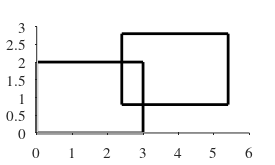

Source code (MATLAB): (Note: this script raises an error after producing the figure.)
% Fig. 1a
clear all
close all

%% Prepare
addpath('.\..\..\src\');

rng(2350);

width = 7;
height = 0.6*width;

LW = 1.5;
FS = 11;

%% Plot
figure(1)
clf;

set(gcf,'Color',[1,1,1]);

% Position plot on the screen for drawing
set(gcf, 'Units', 'centimeters', 'Position', [2 4 width height]);

% Position plot on the paper for printing
set(gcf, 'PaperUnits', 'centimeters', 'PaperPositionMode', 'manual',...
    'PaperSize', [width height], 'PaperPosition', [0 0 width height]);

% Axes
set(gca, 'Box', 'off', 'FontSize', FS, 'FontName', 'Times', 'TickDir', 'out', ...
    'XGrid', 'off',  'YGrid', 'off', 'Layer', 'top', 'DataAspectRatio', [1 1 1]);

hold on

xD = 3;
yD = 2;
offScaleX = 0.8;
offScaleY = 0.4;

rectangle('Position',[offScaleX*xD offScaleY*yD xD yD],'FaceColor','none','EdgeColor','k','LineWidth', 2);
rectangle('Position',[0 0 xD yD],'FaceColor','w','EdgeColor','k','LineWidth', 2);

% Sample
[gridX, gridY, color] = get_sample_positions(4, 6, rng());
draw_sample(xD/2, yD/2, gridX, gridY, 1, color, 0);

% Response bar
cH = opt_inf.basic_confH(4,6,4,4);
draw_responses( offScaleX*xD+xD/2, offScaleY*yD+yD/2, cH, 1.4)

xlim([-0.1 5.5]);
ylim([-0.1 offScaleY*yD+yD+0.1]);
% xlabel('trial in block', 'FontSize', FS, 'FontName', 'Times', 'Interpreter', 'latex');
% ylabel('confidence matching tendency', 'FontSize', FS, 'FontName', 'Times', 'Interpreter', 'latex');

set(gca,'visible','off', 'Position', [0 0 1 1]);

%% Print
print(gcf, '-dpng', '-r400', 'basic_task_schematic.png');